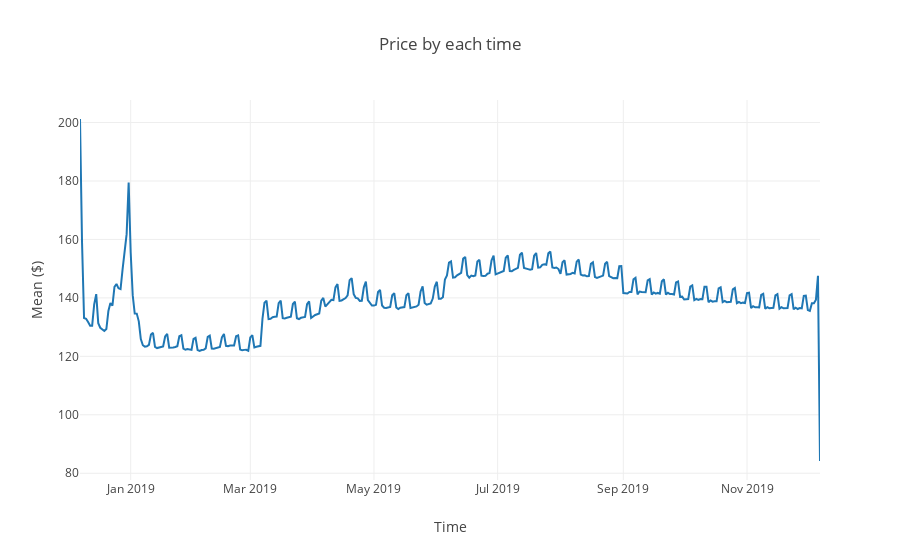

This figure's notebook cell:
### Code cell
# To view interactive plots, click link below : 
# https://nbviewer.jupyter.org/github/ntmai03/Airbnb/blob/master/AirbnbTimeSeriesAnalysis.ipynb
offline.iplot(fig2)

### Figure 1 — Plotly figure (JSON) as saved in the notebook; plotly's stock layout.template omitted (floating-point values rounded to 4 significant figures; data arrays with more than 128 entries replaced by an {"elided": "..."} marker saying what was removed)
{"data": [{"type": "scatter", "uid": "f486863b-e85e-4c32-9c10-75a1d383458d", "x": {"elided": "366 str values"}, "y": {"elided": "366 float values"}}], "layout": {"title": {"text": "Price by each time"}, "xaxis": {"title": {"text": "Time"}}, "yaxis": {"title": {"text": "Mean ($)"}}}}
